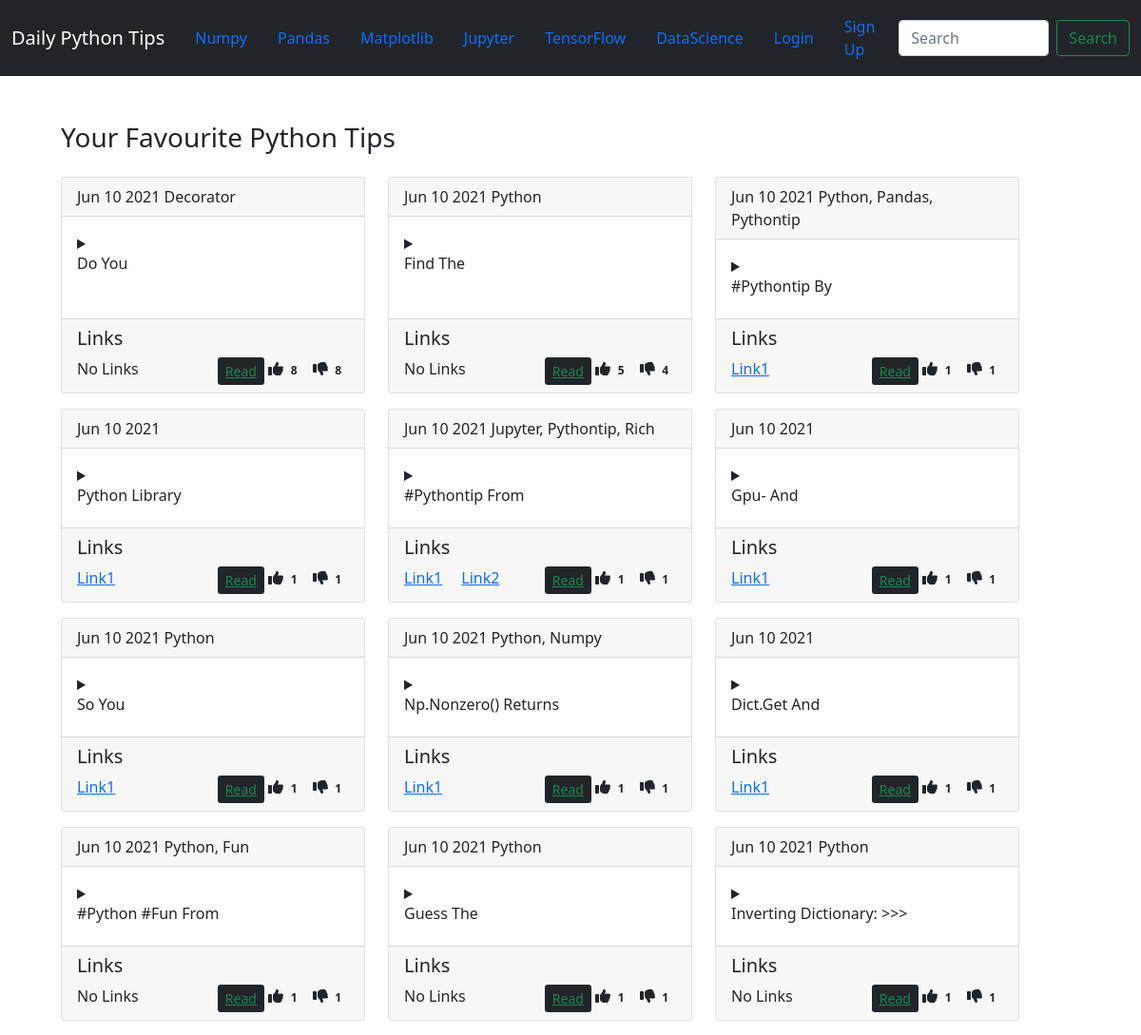
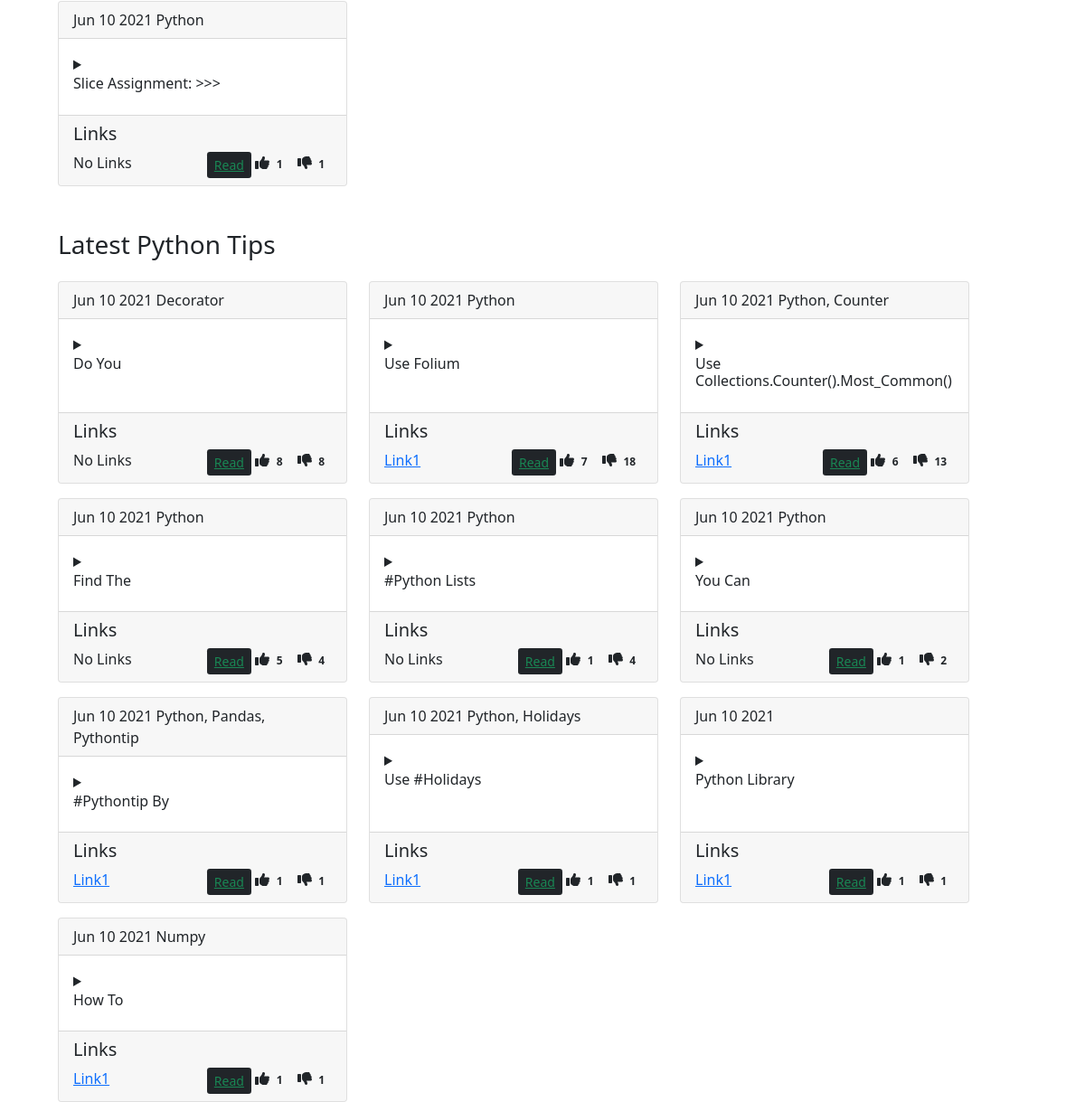
/users/detail/1/, run on the app's committed database (2 pictures, top to bottom).
### tips/models.py (models this page shows, shortened)
class Tips(models.Model):
    timestamp = models.DateTimeField(auto_now_add=True)
    tip = models.TextField(unique_for_date='timestamp', max_length=400)
    email = models.EmailField(max_length=254, blank=True)
    account = models.CharField(max_length=200, blank=True)
    likes = models.IntegerField(blank=True, null=True)
    retweets = models.IntegerField(blank=True, null=True)
    tags = models.ManyToManyField('Tags', blank=True)
    def __str__(self):
        return f"{' '.join(self.tip.split(' ', 2)[:2]).strip().title()}"
    def get_absolute_url(self):
        return reverse('tips:tip', kwargs={'pk': self.pk})
    class Meta:
        ordering = ('-likes', '-retweets', '-timestamp')

class Tags(models.Model):
    name = models.CharField(max_length=256)
    def __str__(self):
        return f'{self.name}'

class Links(models.Model):
    name = models.CharField(max_length=256)
    tip = models.ForeignKey(Tips, on_delete=models.CASCADE, blank=True)

### user/views.py (the view)
# urls.py: path('detail/<int:pk>/', UserDetail.as_view(), name='detail'),
class UserDetail(DetailView):
    model = User
    template_name = 'user/user_detail.html'
    def get_context_data(self, **kwargs):
        context = super().get_context_data()
        context['tips'] = Tips.objects.all()[:10]
        if hasattr(self.object, 'profile'):
            context['profile'] = self.object.profile
        return context

### user/templates/user/user_detail.html
{% extends 'base.html' %}
{% block content %}
  <div class="container-fluid ms-3 mt-5 ps-lg-5">
  <section class="mt-5">
     {% if profile.favourites.all %}
       <h3 class="">Your Favourite Python Tips</h3>
    <div class="row row-cols-auto">
      {% for tip in profile.favourites.all %}
      <div class="col-auto mt-3">
        {% include 'tips/tip.html' with tip=tip %}
      </div>
    {% endfor %}
    </div>
  {% endif %}
  </section>
  <section class="mt-5">
    <h3> Latest Python Tips </h3>
    <div class="row row-cols-auto" >
      {% for tip in tips %}
        <div class="col-auto mt-3">
          {% include 'tips/tip.html' with tip=tip %}
        </div>
      {% endfor %}
    </div>
   </section>
  </div>
{% endblock content %}

### tips/templates/tips/tip.html (shortened to what this page needs)
<div class="card h-100" style="width: 20rem">
  <div class="card-header">
    <span class="h6">{{ tip.timestamp|date:'M d Y' }}</span>
    <span class="h6">{{ tip.tags.all|join:', ' }}</span>
  </div>
  <div class="card-body">
  <details>
    <summary><h6>{{ tip }}</h6></summary>
  </details>
  </div>
  <div class="card-footer">
    <h5>Links</h5>
    <div class="d-flex bd-highlight">
      <div class="flex-fill">
        {% for link in tip.links_set.all %}
          <a href="{{ link.name }}" class="card-link">Link{{ forloop.counter }}</a>
          {% empty %}
            <span>No Links</span>
      {% endfor %}
      </div>
      <div class="d-flex justify-content-end">
        <a href="{{tip.get_absolute_url}}" class="btn-sm btn-outline-success bg-dark">Read</a>
        <span class=""><span><i data-url="{% url 'tips:like' tip.pk %}" class="ms-1 like fa fa-thumbs-up"></i></span><span class="badge text-dark" id="like{{ tip.pk }}">{{ tip.likes }}</span>
        <span><i data-url="{% url 'tips:dislike' tip.pk %}" class="ms-1 like fa fa-thumbs-down"></i><span class="badge text-dark" id="dislike{{ tip.pk }}">{{ tip.retweets }}</span></span>
        </span>
      </div>
    </div>
  </div>
</div>

### data on the page
Tips: timestamp "Jun 10 2021", tags.all "Decorator", tip "Do You", likes "8", retweets "8"
Tips: timestamp "Jun 10 2021", tags.all "Python", tip "Find The", likes "5", retweets "4"
Tips: timestamp "Jun 10 2021", tags.all "Python, Pandas, Pythontip", tip "#Pythontip By", likes "1", retweets "1"
Tips: timestamp "Jun 10 2021", tip "Python Library", likes "1", retweets "1"
Tips: timestamp "Jun 10 2021", tags.all "Jupyter, Pythontip, Rich", tip "#Pythontip From", likes "1", retweets "1"
Tips: timestamp "Jun 10 2021", tip "Gpu- And", likes "1", retweets "1"
Tips: timestamp "Jun 10 2021", tags.all "Python", tip "So You", likes "1", retweets "1"
Tips: timestamp "Jun 10 2021", tags.all "Python, Numpy", tip "Np.Nonzero() Returns", likes "1", retweets "1"
Tips: timestamp "Jun 10 2021", tip "Dict.Get And", likes "1", retweets "1"
Tips: timestamp "Jun 10 2021", tags.all "Python, Fun", tip "#Python #Fun From", likes "1", retweets "1"
Tips: timestamp "Jun 10 2021", tags.all "Python", tip "Guess The", likes "1", retweets "1"
Tips: timestamp "Jun 10 2021", tags.all "Python", tip "Inverting Dictionary: >>>", likes "1", retweets "1"
Tips: timestamp "Jun 10 2021", tags.all "Python", tip "Slice Assignment: >>>", likes "1", retweets "1"
Tips: timestamp "Jun 10 2021", tags.all "Python", tip "Use Folium", likes "7", retweets "18"
Tips: timestamp "Jun 10 2021", tags.all "Python, Counter", tip "Use Collections.Counter().Most_Common()", likes "6", retweets "13"
Tips: timestamp "Jun 10 2021", tags.all "Python", tip "#Python Lists", likes "1", retweets "4"
Tips: timestamp "Jun 10 2021", tags.all "Python", tip "You Can", likes "1", retweets "2"
Tips: timestamp "Jun 10 2021", tags.all "Python, Holidays", tip "Use #Holidays", likes "1", retweets "1"
Tips: timestamp "Jun 10 2021", tags.all "Numpy", tip "How To", likes "1", retweets "1"
